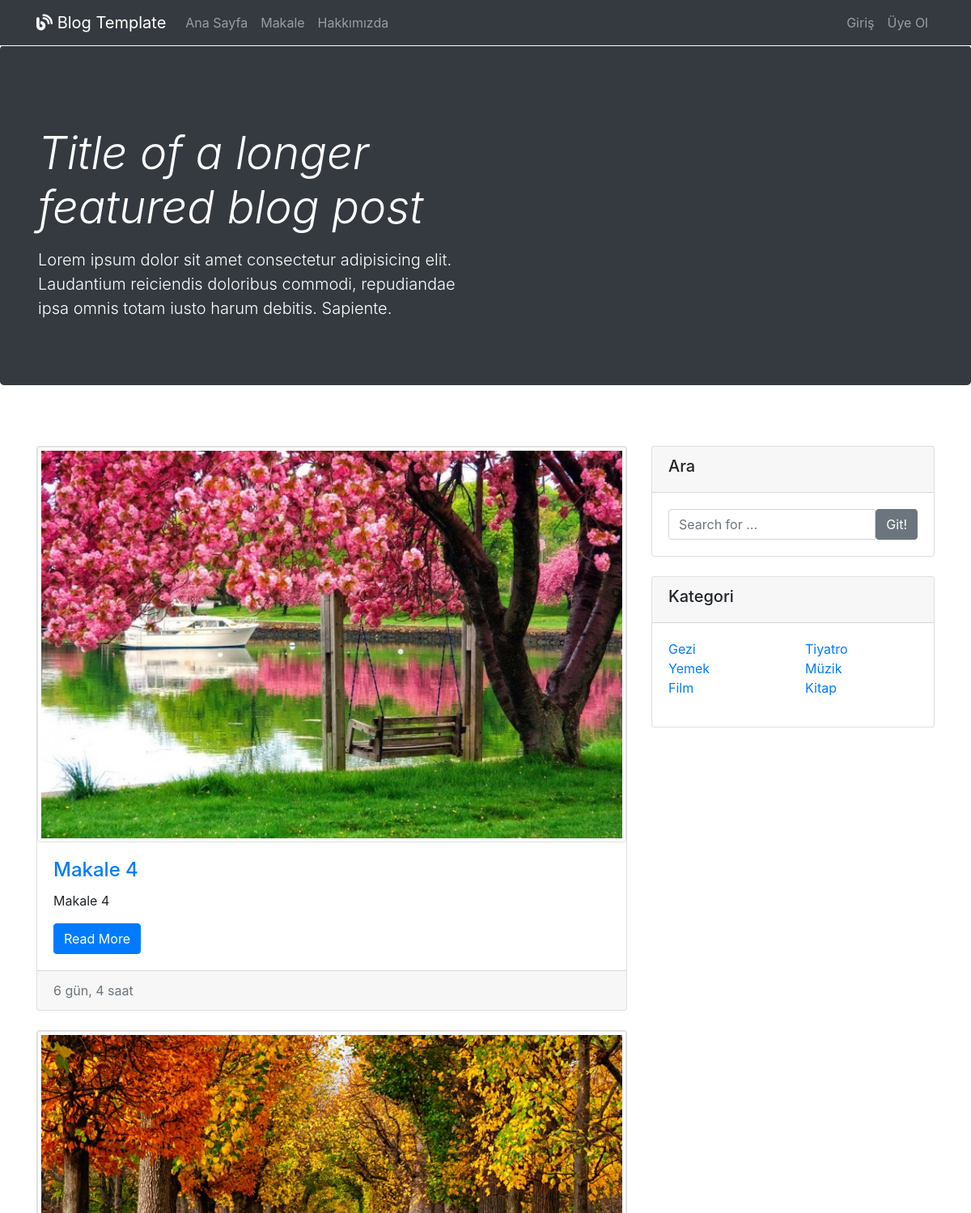
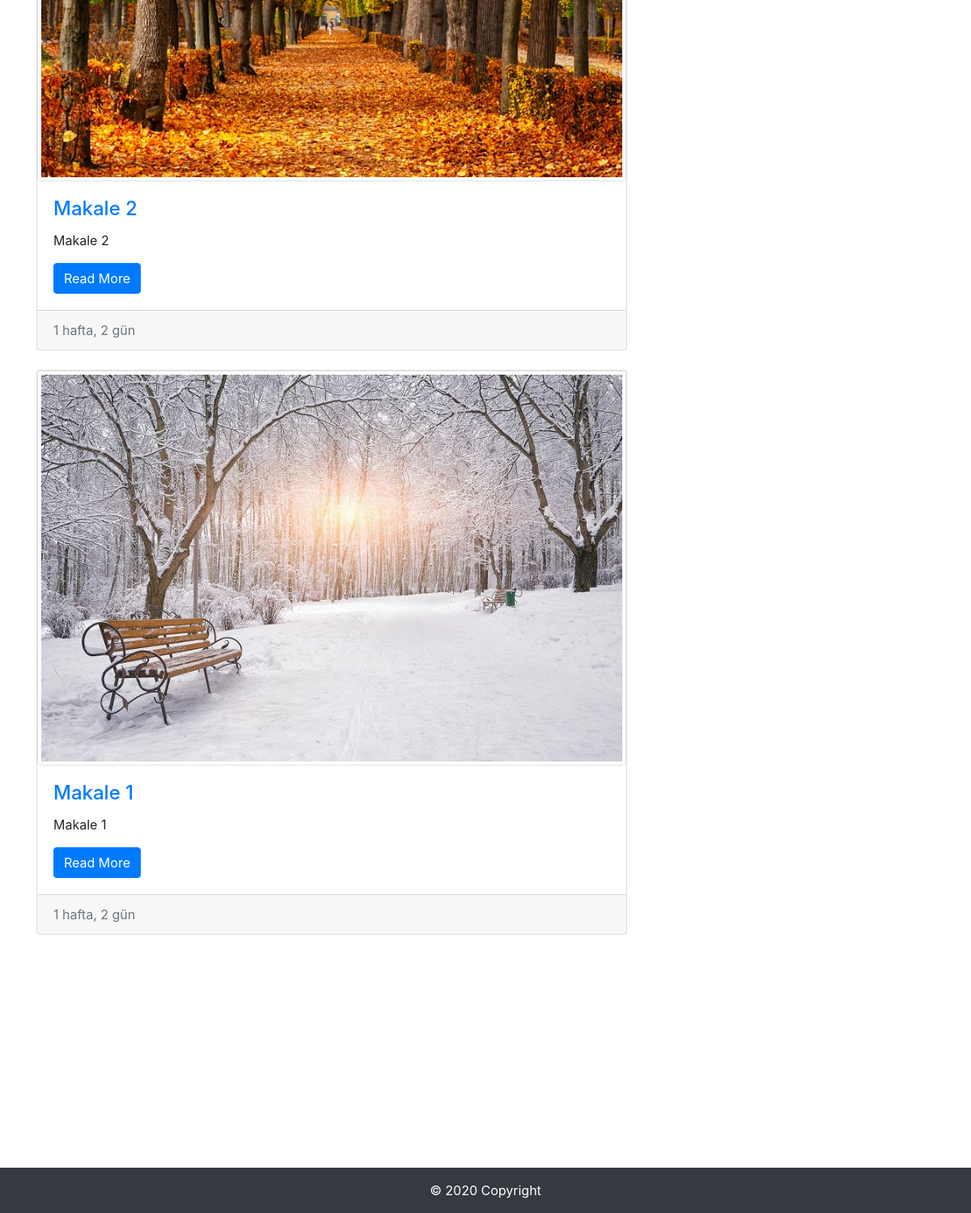
The page / on the database its author committed (2 pictures, top to bottom).
### pages/models.py (models this page shows)
class Article(models.Model):
    name = models.CharField(max_length=100, verbose_name='Makale Adı')
    description = models.CharField(max_length=100, choices=KATEGORILER,  verbose_name='Kategori')
    image = models.ImageField(
        verbose_name="Makale Fotoğrafı", upload_to="static/uploads", null=False)
    article_details = models.TextField(verbose_name='Makale')
    created_date = models.DateTimeField(
        auto_now_add=True, verbose_name='Eklenme Tarihi')
    isPublished = models.BooleanField(
        default=True, verbose_name='Yayında')

### pages/views.py (the view)
# urls.py: path('', views.index, name='index'),
def index(request):
    articles = Article.objects.all().order_by('-id')[:4]
    context = {
        'articles': articles
    }
    return render(request, 'pages/index.html',context)

### templates/pages/index.html
{% extends 'layout.html' %}
{% block content %}
    <header class="main-header">
    <div class="jumbotron bg-dark text-white">
        <div class="container">
            <div class="col-md-6 px-0">
                <h1 class="display-4 font-italic"> Title of a longer featured blog post</h1>
                <p class="lead my-3">
                    Lorem ipsum dolor sit amet consectetur adipisicing elit. Laudantium reiciendis doloribus
                    commodi, repudiandae ipsa omnis totam iusto harum debitis. Sapiente.
                </p>
            </div>
        </div>
    </div>
    </header>
    <div class="container main-noheader">
        <div class="row">
            <div class="col-md-8">
                {% if articles %}
                {% for article in articles %}
                <div class="card mb-4">
                    <img src="{{article.image}}" class="card-img-top img-thumbnail" alt="">
                    <div class="card-body">
                        <h4 class="card-title">
                            <a href="{% url 'details' article.id %}"> {{article.name}} </a>
                        </h4>
                        <p class="card-text">{{article.article_details}}</p>
                        <a class="btn btn-primary" href="{% url 'details' article.id %}">Read
                            More</a>
                    </div>
                    <div class="card-footer text-muted">{{article.created_date | timesince}}</div>
                </div>
                {% endfor %}
                {% else %}
                <div class="alert alert-warning">
                    <p>
                        Makale Bulunmuyor
                    </p>
                </div>
                {% endif %}
            </div>
            {% include 'pages/right-column.html' %}
        </div>
    </div>
{% endblock %}

### templates/layout.html (shortened to what this page needs)
{% load static %}
<!doctype html>
<html lang="en">
<head>
    <link rel="stylesheet" href="https://stackpath.bootstrapcdn.com/bootstrap/4.1.3/css/bootstrap.min.css">
    <link rel="stylesheet" href="{% static 'css/style.css' %}">
</head>
<body>
    <nav class="navbar bg-dark navbar-expand-sm navbar-dark fixed-top ">
        <div class="container">
            <a href="/" class="navbar-brand">
                <i class="fas fa-blog"></i>&nbsp;Blog Template
            </a>
            <div id="navbarCollapse" class="collapse navbar-collapse">
                <ul class="navbar-nav mr-auto">
                    <li {% if '/index' in request.path %}  class="nav-item active" {% else %} class="nav-item" {% endif %}>
                        <a href="{% url 'index' %}" class="nav-link">
                            Ana Sayfa
                        </a>
                    </li>
                    <li {% if '/article' in request.path %} class="nav-item active" {% else %} class="nav-item" {% endif %}>
                        <a href="/article" class="nav-link">
                            Makale
                        </a>
                    </li>
                    <li {% if '/about' in request.path %} class="nav-item active" {% else %} class="nav-item" {% endif %}>
                        <a href="/about" class="nav-link">
                            Hakkımızda
                        </a>
                    </li>
                </ul>
                <ul class="navbar-nav">
                    {% if user.is_authenticated %}
                        <li class="nav-item">
                            <a href="javascript:{document.getElementById('logout').submit()}" class="nav-link">({{user.username}}) Çıkış</a>
                            <form action="{% url 'logout' %}" method="POST" id="logout">
                            {% csrf_token %}
                            <input type="hidden">
                            </form>
                        </li>
                    {% else %}
                        <li {% if 'login' in request.path %} class="nav-item active"
                        {% else %} class="nav-item"
                        {% endif %}>
                            <a href="{% url 'login' %}" class="nav-link">
                            Giriş</a>
                        </li>
                        <li {% if 'register' in request.path %} class="nav-item active"
                        {% else %} class="nav-item"
                        {% endif %}>
                        <a href="{% url 'register' %}" class="nav-link">Üye Ol</a>
                        </li>
                    {% endif %}
                </ul>
            </div>
        </div>
    </nav>
    {% block content %}
    {% endblock %}
    <footer class="bg-info text-center text-lg-start fixed-bottom">
    <div class="text-center text-white p-3"  style="background-color: #343a40!important;">
        © 2020 Copyright
    </div>
    </footer>
</body>
</html>

### templates/pages/right-column.html
{% extends 'layout.html' %}
{% block content %}
<div class="col-md-4">
    <div class="card mb-4">
        <div class="card-header">
            <h5>Ara</h5>
        </div>
        <div class="card-body">
            <div class="input-group">
                <input type="text" class="form-control" placeholder="Search for ...">
                <span class="input-group-btn">
                    <button type="button" class="btn btn-secondary">Git!</button>
                </span>
            </div>
        </div>
    </div>
    <div class="card mb-4">
        <div class="card-header">
            <h5>Kategori</h5>
        </div>
        <div class="card-body">
            <div class="row">
                <div class="col">
                    <ul class="list-unstyled">
                        <li> <a href="/article?desc=Gezi">Gezi</a></li>
                        <li><a href="/article?desc=Yemek">Yemek</a></li>
                        <li><a href="/article?desc=Film">Film</a></li>
                    </ul>
                </div>
                <div class="col">
                    <ul class="list-unstyled">
                        <li> <a href="/article?desc=Tiyatro">Tiyatro</a> </li>
                        <li><a href="/article?desc=Müzik">Müzik</a></li>
                        <li><a href="/article?desc=Kitap">Kitap</a></li>
                    </ul>
                </div>
            </div>
        </div>
    </div>
</div>
{% endblock %}

### static/css/style.css (style rules this page uses)
.navbar { border-bottom: 1px solid #fff!important; }
.jumbotron { padding-top: 100px; }
.main-noheader { margin-top: 75px; }
.main-header { margin-top: 56px; }
html { position: relative; min-height: 100%; padding-bottom: 160px; }
body { margin-bottom: 160px; }
.fixed-bottom { position: absolute; bottom: 0; width: 100%; }

### rows shown on the page
Article: image (picture), name "Makale 4", article_details "Makale 4", created_date "6 gün, 4 saat"
Article: image (picture), name "Makale 2", article_details "Makale 2", created_date "1 hafta, 2 gün"
Article: image (picture), name "Makale 1", article_details "Makale 1", created_date "1 hafta, 2 gün"
